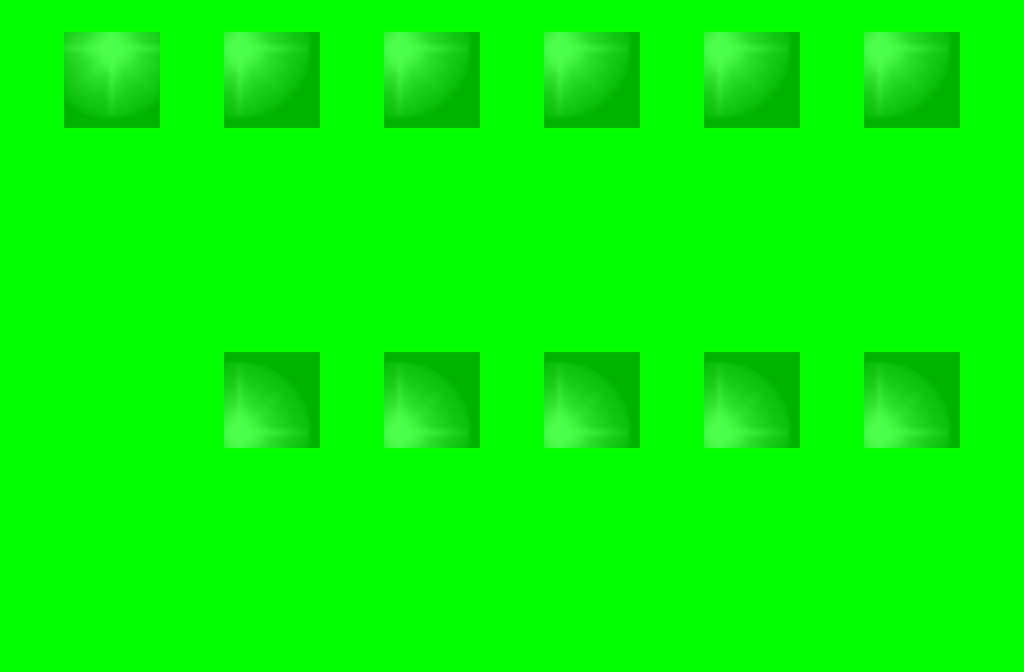

Rendered tile map (Tiled .tmx) drawn with the repository's tilesets; below, a short description and the map source with its tile grids summarised:
An orthogonal 32x21 tile map with 32x32 px tiles, 10 tile layers (0_floor, 1_terrain, 2_object, 3_roof, ...), 10 tilesets.

<map version="1.0" orientation="orthogonal" width="32" height="21" tilewidth="32" tileheight="32">
 <tileset firstgid="1" name="collision" tilewidth="32" tileheight="32">
  <image source="../../tileset/logic/collision.png" width="32" height="32" />
 </tileset>
 <tileset firstgid="2" name="protection" tilewidth="32" tileheight="32">
  <image source="../../tileset/logic/protection.png" width="32" height="32" />
 </tileset>
 <tileset firstgid="3" name="sciany" tilewidth="32" tileheight="32">
  <image source="../../tileset/pol/domki/wiezienie_sciany.png" width="416" height="64" />
 </tileset>
 <tileset firstgid="29" name="podloga" tilewidth="32" tileheight="32">
  <image source="../../tileset/pol/domki/podloga/wiezienie_kafelki.png" width="128" height="64" />
 </tileset>
 <tileset firstgid="37" name="kraty" tilewidth="32" tileheight="32">
  <image source="../../tileset/pol/ogrodzenie/wiezienie_kraty.png" width="160" height="64" />
 </tileset>
 <tileset firstgid="47" name="pkna" tilewidth="32" tileheight="32">
  <image source="../../tileset/pol/domki/okna/wiezienie_okna.png" width="64" height="96" />
 </tileset>
 <tileset firstgid="53" name="prycze" tilewidth="32" tileheight="32">
  <image source="../../tileset/pol/wyposazenie/lozka/wiezienie_prycze.png" width="96" height="128" />
 </tileset>
 <tileset firstgid="65" name="out" tilewidth="32" tileheight="32">
  <image source="../../tileset/pol/domki/drzwi/wiezienie_wejscia.png" width="192" height="64" />
 </tileset>
 <tileset firstgid="77" name="stoliki" tilewidth="32" tileheight="32">
  <image source="../../tileset/pol/wyposazenie/stoly/wiezienie_stolik.png" width="96" height="64" />
 </tileset>
 <tileset firstgid="83" name="latarnia_blask" tilewidth="32" tileheight="32">
  <image source="../../tileset/pol/oswietlenie/latarnia_blask.png" width="160" height="160" />
 </tileset>
 <layer name="0_floor" width="32" height="21">
  <data>[672 cells, 672 non-empty, 7 distinct tile ids]</data>
 </layer>
 <layer name="1_terrain" width="32" height="21">
  <data>[672 cells, 329 non-empty, 17 distinct tile ids]</data>
 </layer>
 <layer name="2_object" width="32" height="21">
  <data>[672 cells, 96 non-empty, 17 distinct tile ids]</data>
 </layer>
 <layer name="3_roof" width="32" height="21">
  <data>[672 cells, 50 non-empty, 6 distinct tile ids]</data>
 </layer>
 <layer name="4_roof_add" width="32" height="21">
  <data>[672 cells, 0 non-empty, 0 distinct tile ids]</data>
 </layer>
 <layer name="objects" width="32" height="21">
  <data>[672 cells, 0 non-empty, 0 distinct tile ids]</data>
 </layer>
 <layer name="collision" width="32" height="21">
  <data>[672 cells, 383 non-empty, 1 distinct tile ids]</data>
 </layer>
 <layer name="protection" width="32" height="21">
  <data>[672 cells, 672 non-empty, 1 distinct tile ids]</data>
 </layer>
 <layer name="blend_ground" width="32" height="21" opacity="0.3">
  <data>[672 cells, 99 non-empty, 18 distinct tile ids]</data>
 </layer>
 <layer name="blend_roof" width="32" height="21" opacity="0.3">
  <data>[672 cells, 0 non-empty, 0 distinct tile ids]</data>
 </layer>
</map>
